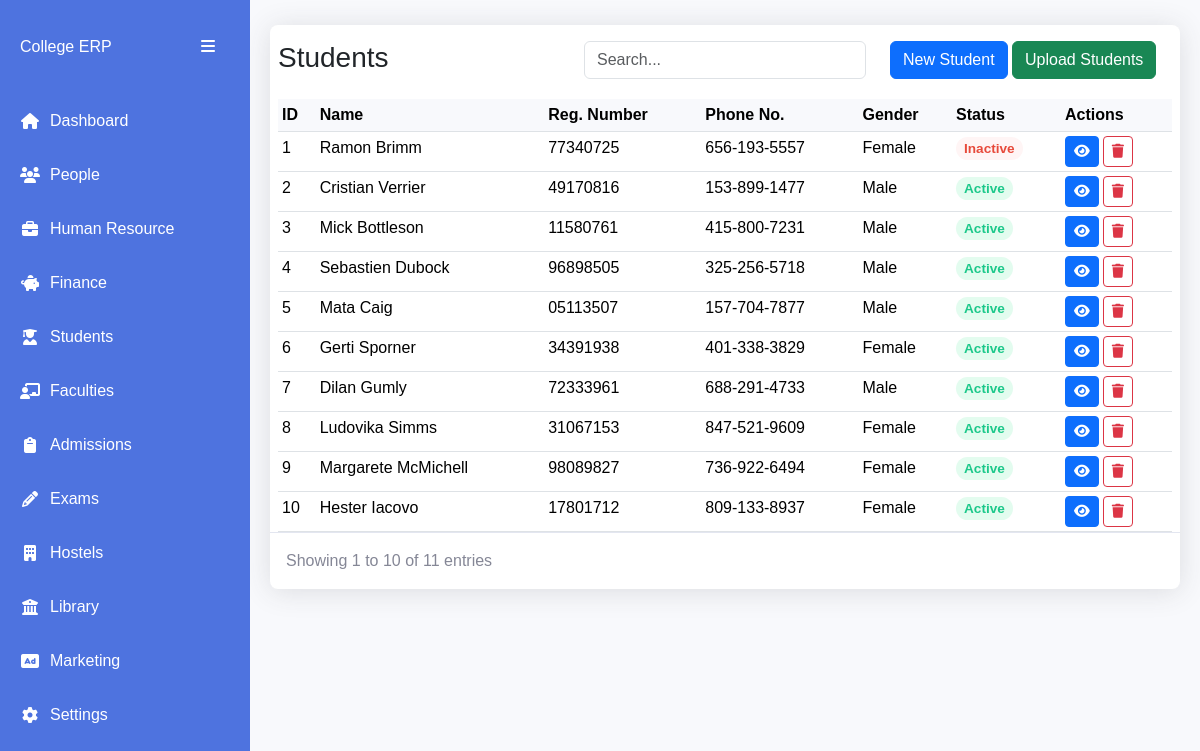
/students/, run on an earlier commit of the app's database.
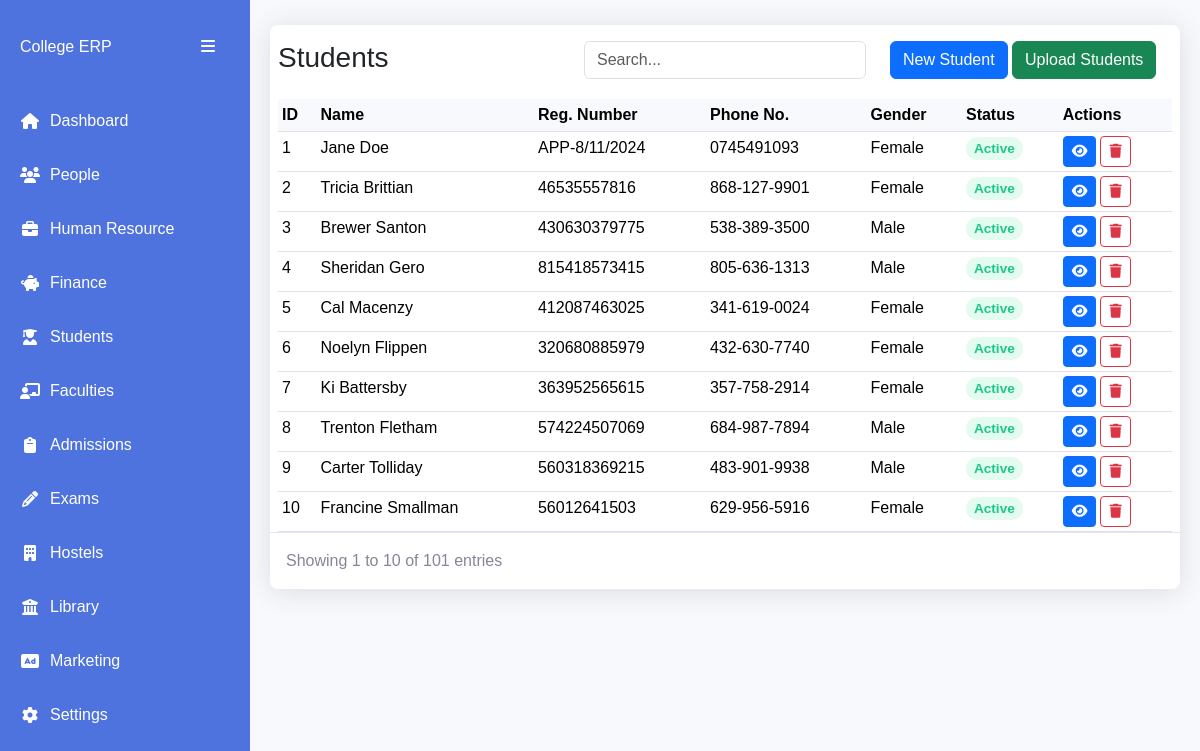
And on a later commit of the database.
### apps/students/models.py (models this page shows)
class Student(AbsoluteBaseModel):
    user = models.OneToOneField("users.User", on_delete=models.CASCADE)
    registration_number = models.CharField(max_length=255)
    guardian_name = models.CharField(max_length=255, null=True)
    guardian_phone_number = models.CharField(max_length=255, null=True)
    guardian_relationship = models.CharField(max_length=255, null=True)
    guardian_email = models.EmailField(null=True)
    status = models.CharField(max_length=255, choices=STUDENT_STATUS_CHOICES)
    programme = models.ForeignKey(
        "schools.Programme", on_delete=models.SET_NULL, null=True
    )
    cohort = models.ForeignKey(
        "schools.ProgrammeCohort",
        on_delete=models.SET_NULL,
        null=True,
        related_name="cohortstudents",
    )
    hostel_room = models.ForeignKey(
        "hostels.HostelRoom", on_delete=models.SET_NULL, null=True
    )
    campus = models.ForeignKey("core.Campus", on_delete=models.SET_NULL, null=True)
    def __str__(self):
        return (
            f"{self.user.first_name} {self.user.last_name}: {self.registration_number}"
        )

### apps/users/models.py (models this page shows, shortened)
class User(AbstractUser, AbsoluteBaseModel):
    role = models.ForeignKey(UserRole, on_delete=models.CASCADE, null=True)
    gender = models.CharField(max_length=10, choices=GENDER_CHOICES)
    phone_number = models.CharField(max_length=255)
    id_number = models.CharField(max_length=255, null=True)
    passport_number = models.CharField(max_length=255, null=True)
    address = models.CharField(max_length=255, null=True)
    postal_code = models.CharField(max_length=255, null=True)
    city = models.CharField(max_length=255, null=True)
    state = models.CharField(max_length=255, null=True)
    country = models.CharField(max_length=255, null=True)
    date_of_birth = models.DateField(null=True)
    def name(self):
        return f"{self.first_name} {self.last_name}"

### apps/students/views.py (the view)
# urls.py: path("", StudentListView.as_view(), name="students"),
class StudentListView(ListView):
    model = Student
    template_name = "students/students.html"
    context_object_name = "students"
    paginate_by = 10
    def get_queryset(self):
        queryset = super().get_queryset()
        search_query = self.request.GET.get("search", "")
        if search_query:
            queryset = queryset.filter(
                Q(id__icontains=search_query)
                | Q(registration_number__icontains=search_query)
                | Q(user__first_name__icontains=search_query)
            )
        return queryset.order_by("-created_on")
    def get_context_data(self, **kwargs):
        context = super().get_context_data(**kwargs)
        context["search_query"] = self.request.GET.get("search", "")
        context["relationship_choices"] = GUARDIAN_RELATIONSHIPS
        context["programmes"] = programmes
        return context

### apps/schools/models.py (called while the page is built)
    def __str__(self):
        return f"{self.level} of {self.name}"

### templates/students/students.html (shortened to what this page needs)
{% extends 'base1.html' %}
{% load static %}
{% block content %}
<div class="table-card">
    <div class="row py-3 px-2">
        <div class="col">
            <h3>Students</h3>
        </div>
        <div class="col">
            <input type="text" class="form-control" placeholder="Search..."
            id="searchInput" value="{{ search_query }}">
        </div>
        <div class="col">
            <button class="btn btn-primary" data-bs-toggle="modal" data-bs-target="#newStudentModal">New Student</button>
            <button class="btn btn-success" data-bs-toggle="modal" data-bs-target="#uploadStudentsModal">Upload Students</button>
          </div>
    </div>
    <div class="table-container px-2">
        <table class="table data-table table-sm">
            <thead>
                <tr>
                    <th>ID</th>
                    <th>Name</th>
                    <th>Reg. Number</th>
                    <th>Phone No.</th>
                    <th>Gender</th>
                    <th>Status</th>
                    <th>Actions</th>
                </tr>
            </thead>
            <tbody id="tableBody">
                {% for student in students %}
                <tr>
                    <td>{{ forloop.counter }}</td>
                    <td>{{ student.user.name }}</td>
                    <td>{{ student.registration_number }}</td>
                    <td>{{ student.user.phone_number }}</td>
                    <td>{{student.user.gender}}</td>
                    <td>
                        <span class="status-badge status-{{ student.status|lower }}">
                            {{ student.status }}
                        </span>
                    </td>
                    <td>
                        <div class="d-flex gap-1">
                            <a href="{% url 'student-details' student.id %}" class="btn btn-primary btn-sm"><i class="fas fa-eye"></i></a>
                            <button class="btn btn-sm btn-outline-danger action-btn delete-btn"
                            data-bs-toggle="modal" data-bs-target="#deleteStudentModal{{ student.id }}">
                                <i class="fas fa-trash"></i>
                            </button>
                        </div>
                    </td>
                </tr>
                {% empty %}
                <tr>
                    <td colspan="8" class="text-center py-4">
                        No students found
                    </td>
                </tr>
                {% endfor %}
            </tbody>
        </table>
    </div>
    <div class="table-footer">
        <div class="page-info">
            Showing
            {{ page_obj.start_index }}
            to
            {{ page_obj.end_index }}
            of
            {{ paginator.count }}
            entries
        </div>
    </div>
</div>
{% endblock content %}

What changed in the data, as far as the page shows it:
removed Student: user.name "Ramon Brimm", registration_number "77340725", user.phone_number "656-193-5557", user.gender "Female", status "Inactive"
removed Student: user.name "Cristian Verrier", registration_number "49170816", user.phone_number "153-899-1477", user.gender "Male", status "Active"
removed Student: user.name "Mick Bottleson", registration_number "11580761", user.phone_number "415-800-7231", user.gender "Male", status "Active"
removed Student: user.name "Sebastien Dubock", registration_number "96898505", user.phone_number "325-256-5718", user.gender "Male", status "Active"
removed Student: user.name "Mata Caig", registration_number "05113507", user.phone_number "157-704-7877", user.gender "Male", status "Active"
removed Student: user.name "Gerti Sporner", registration_number "34391938", user.phone_number "401-338-3829", user.gender "Female", status "Active"
removed Student: user.name "Dilan Gumly", registration_number "72333961", user.phone_number "688-291-4733", user.gender "Male", status "Active"
removed Student: user.name "Ludovika Simms", registration_number "31067153", user.phone_number "847-521-9609", user.gender "Female", status "Active"
removed Student: user.name "Margarete McMichell", registration_number "98089827", user.phone_number "736-922-6494", user.gender "Female", status "Active"
removed Student: user.name "Hester Iacovo", registration_number "17801712", user.phone_number "809-133-8937", user.gender "Female", status "Active"
added Student: user.name "Jane Doe", registration_number "APP-8/11/2024", user.phone_number "0745491093", user.gender "Female", status "Active"
added Student: user.name "Tricia Brittian", registration_number "46535557816", user.phone_number "868-127-9901", user.gender "Female", status "Active"
added Student: user.name "Brewer Santon", registration_number "430630379775", user.phone_number "538-389-3500", user.gender "Male", status "Active"
added Student: user.name "Sheridan Gero", registration_number "815418573415", user.phone_number "805-636-1313", user.gender "Male", status "Active"
added Student: user.name "Cal Macenzy", registration_number "412087463025", user.phone_number "341-619-0024", user.gender "Female", status "Active"
added Student: user.name "Noelyn Flippen", registration_number "320680885979", user.phone_number "432-630-7740", user.gender "Female", status "Active"
added Student: user.name "Ki Battersby", registration_number "363952565615", user.phone_number "357-758-2914", user.gender "Female", status "Active"
added Student: user.name "Trenton Fletham", registration_number "574224507069", user.phone_number "684-987-7894", user.gender "Male", status "Active"
added Student: user.name "Carter Tolliday", registration_number "560318369215", user.phone_number "483-901-9938", user.gender "Male", status "Active"
added Student: user.name "Francine Smallman", registration_number "56012641503", user.phone_number "629-956-5916", user.gender "Female", status "Active"
Also different on the page:
{{ paginator.count }}: "11" → "101"
